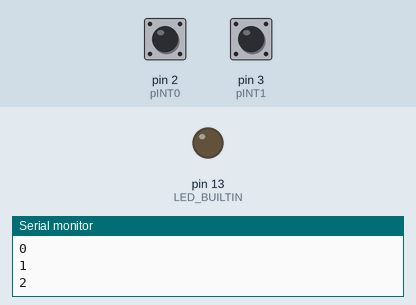
Simulated run of this sketch. Board: Arduino Uno, built with avr-gcc and run on an emulated ATmega328P. Shown: output pins drawn as LEDs (lit = HIGH), the last lines printed to the serial monitor. Inputs (shaded band) come from the test bench; at power-on: pin 2 (pINT0) HIGH, pin 3 (pINT1) HIGH.

Above: at 1.2 s.
1.3 s: pin 2 (pINT0) pulled LOW for 0.15 s
At 2.1 s:
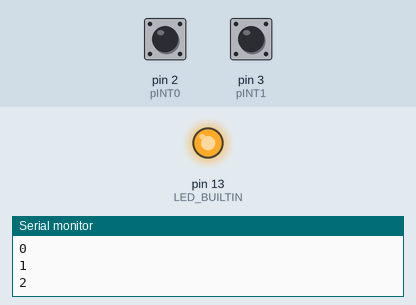
2.9 s: pin 3 (pINT1) pulled LOW for 0.15 s
At 3.3 s:
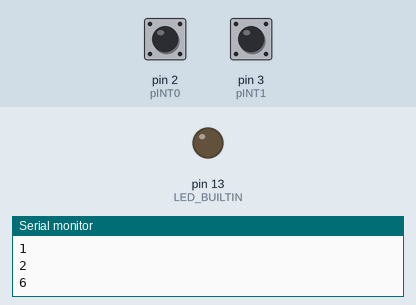
4.5 s: pin 2 (pINT0) pulled LOW for 1 s
At 5.8 s:
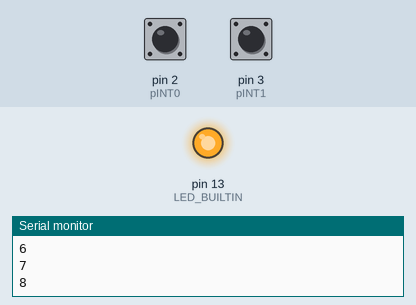
Timing chart, 0 to 7.5 s (numbered marks = the images above; inputs shaded):
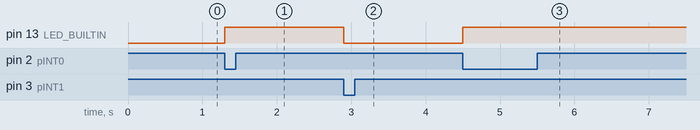

Measured:
- after the input at 1.3 s, pin 13 (LED_BUILTIN): LOW → HIGH at once
- after the input at 2.9 s, pin 13 (LED_BUILTIN): HIGH → LOW at once
- after the input at 4.5 s, pin 13 (LED_BUILTIN): LOW → HIGH at once

The sketch:

ExternalInterrupts.ino
```cpp
/*
 * File: ExternalInterrupts.ino
 *
 * Test of External Interrupts for Arduino Uno
 * 2020-01-26 Claus Kühnel info@ckuehnel.ch
 */

const int pINT0 = 2;             // INT0 at Pin2
const int pINT1 = 3;             // INT1 at Pin3

volatile boolean iflag = true;

int idx;

void setup()
{
  Serial.begin(115200);

  pinMode(LED_BUILTIN, OUTPUT);
  pinMode(pINT0, INPUT_PULLUP);
  pinMode(pINT1, INPUT_PULLUP);

  attachInterrupt(digitalPinToInterrupt(pINT0), stop_serial, FALLING);   // INT0 stops serial output
  Serial.print("EICRA: "); Serial.println(EICRA, HEX);
  attachInterrupt(digitalPinToInterrupt(pINT1), resume_serial, FALLING); // INT1 resumes serial output
  Serial.print("EICRA: "); Serial.println(EICRA, HEX);
  Serial.println("Setup finished.");
}

void loop()
{
  if (iflag) Serial.println(idx);  // iflag controls serial output
  idx++;
  delay(500);
}

void stop_serial()
{
  iflag = false;
  digitalWrite(LED_BUILTIN, HIGH);
}

void resume_serial()
{
  iflag = true;
  digitalWrite(LED_BUILTIN, LOW);
}
```
